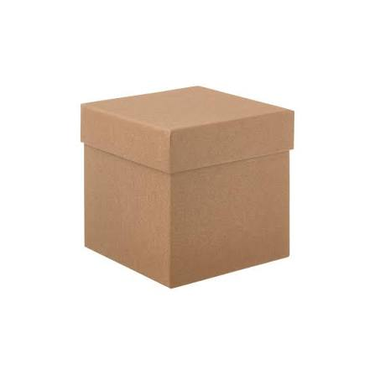
#> input picture Week6/box.png, 375 x 375 px, shrunk from 447 x 447 before the run
$ python sift_bruteforce_matching.py
#> lines starting #> are read from the running program, lines starting #| are printed output that depends on the picture
import numpy as np
import cv2 as cv
from matplotlib import pyplot as plt

# 1. Load images
img1 = cv.imread('box.png', cv.IMREAD_GRAYSCALE)
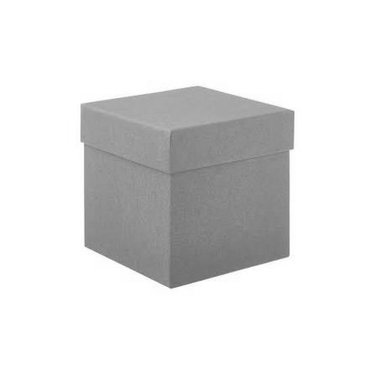
#> img1: shape (375, 375); min 102, max 255, mean 226
img2 = cv.imread('box_in_scene.png', cv.IMREAD_GRAYSCALE)
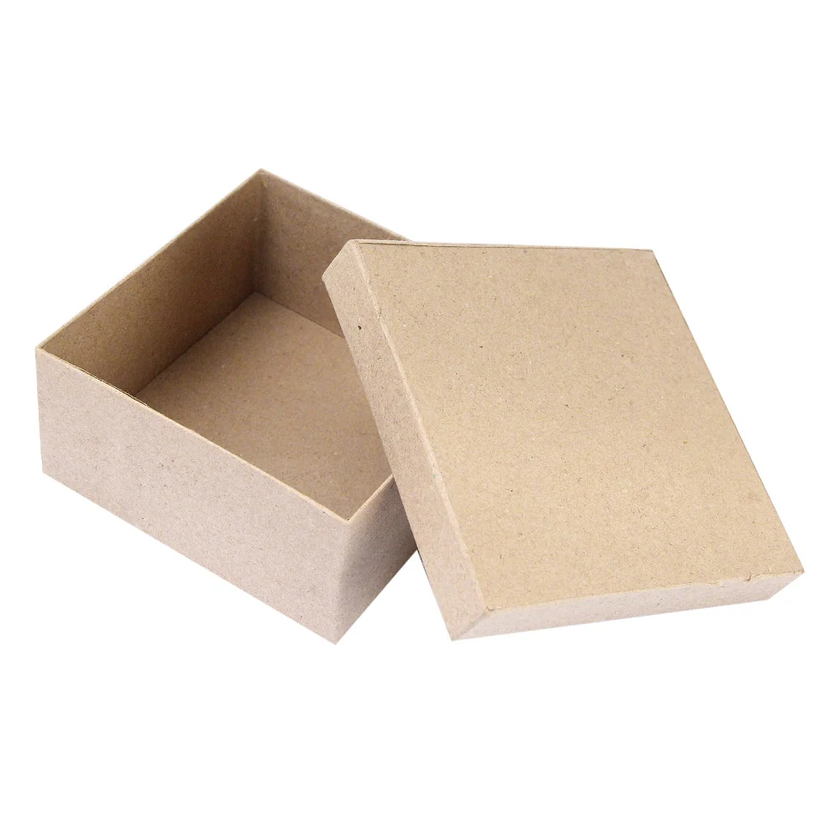
#> input picture Week6/box_in_scene.png, 840 x 840 px, shrunk from 1000 x 1000 before the run
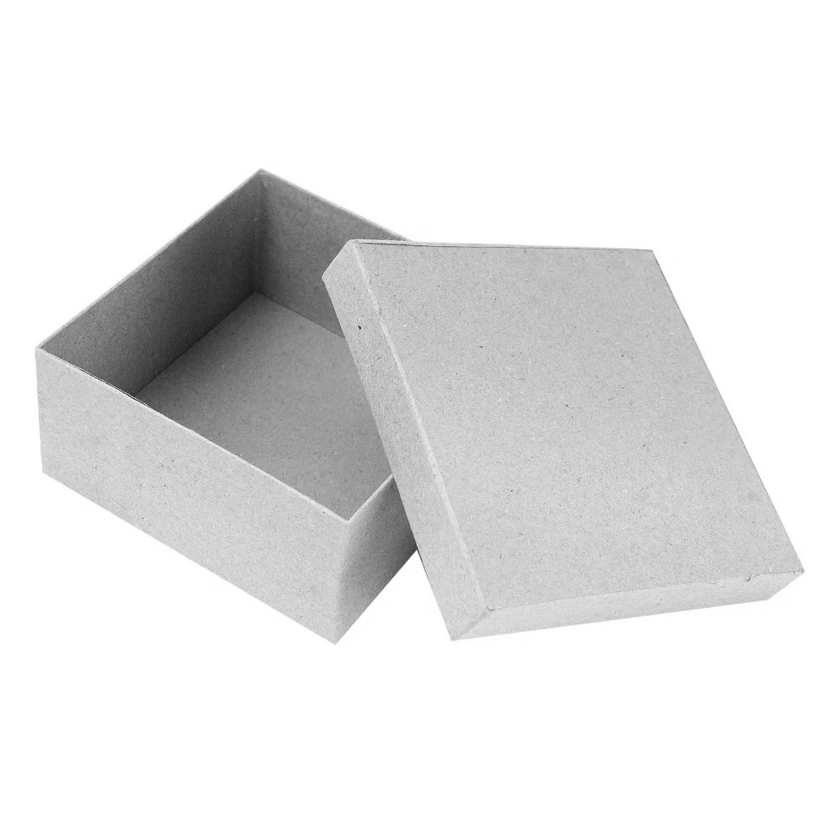
#> img2: shape (840, 840); min 24, max 255, mean 228.4

if img1 is None or img2 is None:
    print("Error: Could not load images.")
    exit()

# 2. Initialize SIFT detector
sift = cv.SIFT_create()

# 3. Find keypoints and descriptors
kp1, des1 = sift.detectAndCompute(img1, None)
#> kp1 = 33 keypoints; strongest (x, y, size): (262, 238, 41.1), (174, 281, 10.6), (183, 262, 39.6), (171, 286, 3.3)
kp2, des2 = sift.detectAndCompute(img2, None)
#> kp2 = 145 keypoints; strongest (x, y, size): (217, 307, 145.1), (360, 328, 2), (416, 552, 1.9), (415, 555, 3.8)

# 4. Create a Brute-Force Matcher (L2 norm for SIFT)
bf = cv.BFMatcher(cv.NORM_L2, crossCheck=False)  # crossCheck=False to use ratio test

# 5. Perform k-NN matching (k=2)
matches = bf.knnMatch(des1, des2, k=2)
#> matches = 33 matches

# 6. Apply Lowe's ratio test
good_matches = []
for m, n in matches:
    if m.distance < 0.75 * n.distance:  # Slightly different threshold
        good_matches.append(m)
#> this loop made 33 passes
#> after the loop, good_matches = 3 matches

# 7. Draw and display matches
img_matches = cv.drawMatches(img1, kp1, img2, kp2, good_matches, None, flags=cv.DrawMatchesFlags_NOT_DRAW_SINGLE_POINTS)
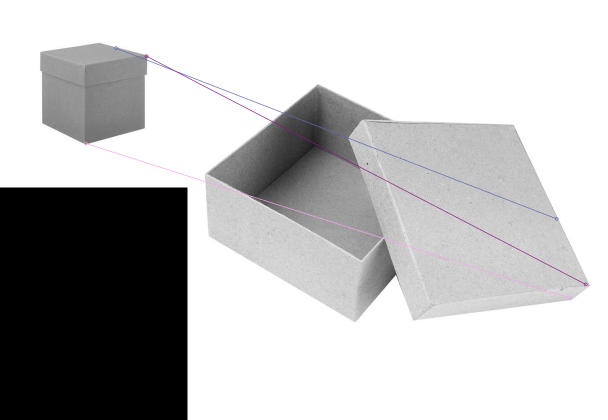
#> img_matches: shape (840, 1215, 3) (shown at 1/2 size); mean of channels 0, 1, 2 189, 188.6, 188.9; drawn as B, G, R

plt.figure(figsize=(15, 7))
plt.imshow(img_matches)
plt.title(f'BF + SIFT Matches ({len(good_matches)} matches)')
plt.axis('off')
plt.show()
